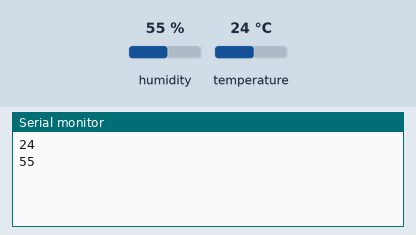
Recording of a sketch running on a simulated ESP32. On the bench: the last lines printed to the serial monitor. Inputs (shaded band) come from the test bench; at power-on: humidity 55 %, temperature 24 °C. WiFi joins after 1.5 s; servers stay silent unless stated.

Above: at 3.0 s.
3.1 s: humidity set to 22 %
At 4.3 s:
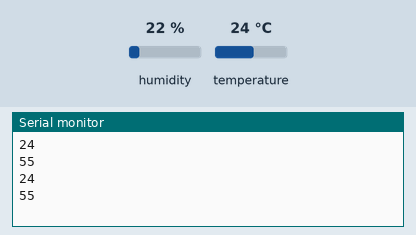
4.6 s: temperature set to 12 °C
At 6.0 s:
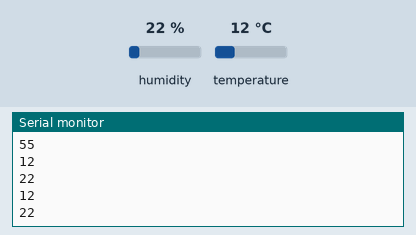
6.1 s: humidity set to 40 %
At 7.7 s:
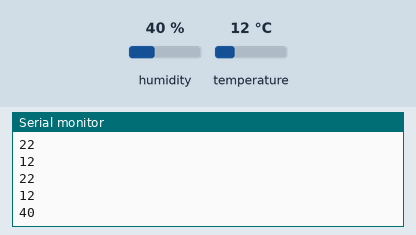
Timing chart, 0 to 9.2 s (numbered marks = the images above; inputs shaded):
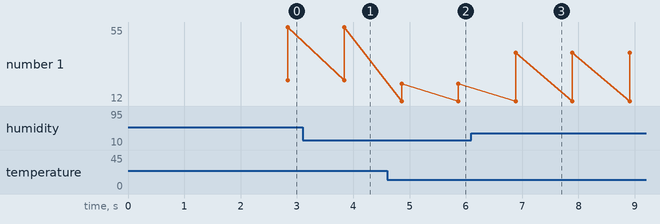

Measured:
- after the input at 4.6 s, the serial monitor: prints a new line after 0.26 s (image 2)
- after the input at 6.1 s, the serial monitor: prints a new line after 0.79 s (image 3)
- plotted number 1: 22 → 40 after the input at 6.1 s

The sketch:

Pro5_Monitoring_DHT11_ESP32.ino
```cpp
/***************************************
 * Project 6 : MONITORING DHT11 VIA BLYNK (NEW BLYNK 2.0)
 * Board  : ESP32 DEVKITC V4
 * Input  : DHT11
 * Output :
 * ESP32 Starter IoT
 * www.ardutech.com
 ****************************************/
//---GANTI SESUAI DENGAN TEMPLATE ID
 //---GANTI DEVICE NAME
 //---GANTI TOKEN BLYNK ANDA
#define BLYNK_TEMPLATE_ID "TMPLTf4yGvIp"
#define BLYNK_DEVICE_NAME "MONITORING DHT11"
#define BLYNK_AUTH_TOKEN "LhNNK7BC_5yurnNEuO8TSkYMfv_v7SJ7"
#define BLYNK_PRINT Serial
#include <BlynkSimpleEsp32.h>
char auth[] = BLYNK_AUTH_TOKEN;
// Sesuaikan dengan ssid dan password hotspot anda
char ssid[] = "iskak";
char pass[] = "89898989";

#include "DHT.h"
#define DHTPIN 18
#define DHTTYPE DHT11
DHT dht(DHTPIN, DHTTYPE);
int humi, temp;
//==============================
void setup(){
  Serial.begin(115200);
  delay(10);
  Blynk.begin(auth, ssid, pass);
  dht.begin();
}
//================================
void sendData(){
  humi = dht.readHumidity();
  temp = dht.readTemperature();
   if (isnan(humi) || isnan(temp)) {
    Serial.println("DHT11 tidak terbaca... !");
    return;
  }
  else{
   Blynk.virtualWrite(V0, temp);
   Blynk.virtualWrite(V1, humi);
   Serial.println(temp);
   Serial.println(humi);
   Serial.println();
  }
}
//======================
void loop(){
  Blynk.run();
  delay(1000);
  sendData();
}
```
